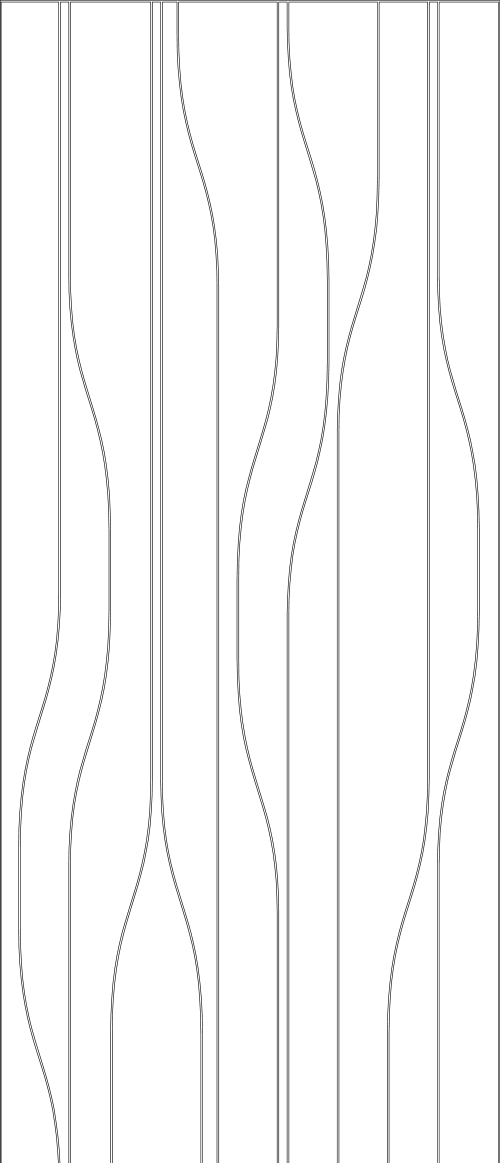
#> input picture backend/diamond.png, 2000 x 4650 px (shown at 1/4 size)
$ python deboss_engine.py --panel diamond.png
#> lines starting #> are read from the running program, lines starting #| are printed output that depends on the picture; after the words box and inside, x2 and y2 are one past the last pixel; in counts of white or black regions, pixels touching at a corner belong together
"""
Panel Deboss Engine — Product Configurator Utility
===================================================
Applies a realistic debossed / engraved 3D effect to any wall-panel
background using any line-pattern overlay.

Usage:
    python deboss_engine.py \
        --panel  panel_background.jpg \
        --pattern line_pattern.png \
        --output result.png \
        [--depth 1.0] \
        [--light-angle 135] \
        [--line-threshold 0.5] \
        [--groove-width 3.0] \
        [--highlight 0.25] \
        [--shadow 0.50] \
        [--bevel-width 6] \
        [--raised]

Arguments:
    --panel          Path to the panel/background image (jpg/png)
    --pattern        Path to the line pattern image (white bg, dark lines)
    --output         Output file path
    --depth          Overall depth multiplier (0.1–3.0, default 1.0)
    --light-angle    Light source angle in degrees (0=right, 90=top,
                     135=top-left, default 135)
    --line-threshold Sensitivity for detecting lines (0.0–1.0, default 0.5).
                     Lower = picks up fainter lines.
    --groove-width   Width of the deboss groove in pixels (1–20, default 3.0)
    --highlight      Highlight intensity (0.0–1.0, default 0.25)
    --shadow         Shadow intensity (0.0–1.0, default 0.50)
    --bevel-width    Bevel / spread width in pixels (1–30, default 6)
    --raised         Invert effect to create an embossed/raised look

Can also be imported as a module:

    from deboss_engine import apply_deboss_effect
    result = apply_deboss_effect(panel_path, pattern_path, **options)
    result.save("output.png")
"""

import argparse
import math
import sys
from pathlib import Path

import numpy as np
from PIL import Image, ImageFilter


# ── Line Detection ──────────────────────────────────────────────────────

def extract_line_mask(
    pattern: Image.Image,
    threshold: float = 0.5,
    target_size: tuple = None,
) -> Image.Image:
    """
    Detect lines from a pattern image.
    Expects dark lines on a light background.
    Returns a grayscale mask where white = line.
    """
    gray = pattern.convert("L")

    if target_size:
        gray = gray.resize(target_size, Image.LANCZOS)

    arr = np.array(gray).astype(float)

    # Normalize to 0-1
    lo, hi = arr.min(), arr.max()
    if hi - lo < 1:
        return Image.fromarray(np.zeros_like(arr, dtype=np.uint8))
    norm = (arr - lo) / (hi - lo)  # 0 = darkest, 1 = lightest

    # Auto-detect background tone so both image formats work correctly:
    #   median > 0.5 → light background with dark lines → invert to make lines bright
    #   median <= 0.5 → dark background with light lines → lines are already the bright part
    if np.median(norm) > 0.5:
        inv = 1.0 - norm   # dark lines on light bg → flip so lines → 1
    else:
        inv = norm          # light lines on dark bg → lines already → 1

    # Threshold: only pixels that are clearly lines (above the cutoff) are included.
    # This prevents near-background pixels from polluting the mask and
    # over-darkening the whole panel.
    mask = np.clip((inv - (1.0 - threshold)) / (threshold + 1e-6), 0, 1)

    # Boost contrast
    mask = np.power(mask, 0.7)

    return Image.fromarray((mask * 255).astype(np.uint8))


# ── Deboss / Emboss Core ────────────────────────────────────────────────

def apply_deboss_effect(
    panel_path: str,
    pattern_path: str,
    depth: float = 1.0,
    light_angle: float = 135.0,
    line_threshold: float = 0.5,
    groove_width: float = 3.0,
    highlight_intensity: float = 0.25,
    shadow_intensity: float = 0.50,
    bevel_width: int = 6,
    raised: bool = False,
) -> Image.Image:
    """
    Apply a debossed (or raised) 3D effect to a panel image using a
    line-pattern overlay.

    Returns the composited PIL Image (RGBA).
    """

    # Load images
    panel = Image.open(panel_path).convert("RGBA")
    pattern = Image.open(pattern_path)
    pw, ph = panel.size

    # 1. Extract lines ────────────────────────────────────────────────
    line_mask = extract_line_mask(pattern, threshold=line_threshold,
                                  target_size=(pw, ph))

    # If raised mode, we invert the lighting direction
    if raised:
        light_angle = (light_angle + 180) % 360

    # 2. Compute directional offsets from light angle ─────────────────
    rad = math.radians(light_angle)
    dx = -math.cos(rad)  # shadow falls opposite to light
    dy = math.sin(rad)   # PIL y-axis is inverted

    # Scale offsets by depth
    close_dist = groove_width * depth
    far_dist = bevel_width * depth

    shadow_offset = (int(round(dx * close_dist)), int(round(dy * close_dist)))
    highlight_offset = (int(round(-dx * close_dist * 0.7)),
                        int(round(-dy * close_dist * 0.7)))
    wide_shadow_offset = (int(round(dx * far_dist)), int(round(dy * far_dist)))
    wide_highlight_offset = (int(round(-dx * far_dist * 0.6)),
                             int(round(-dy * far_dist * 0.6)))

    # 3. Build shadow & highlight layers ──────────────────────────────
    blur_close = max(1, groove_width * depth)
    blur_wide = max(2, bevel_width * depth)

    def shift(img, offset):
        out = Image.new("L", (pw, ph), 0)
        out.paste(img, offset)
        return out

    # Close shadow
    shadow_blur = line_mask.filter(ImageFilter.GaussianBlur(radius=blur_close))
    shadow_layer = shift(shadow_blur, shadow_offset)
    shadow_arr = np.array(shadow_layer).astype(float) / 255.0

    # Close highlight
    hl_blur = line_mask.filter(
        ImageFilter.GaussianBlur(radius=blur_close * 0.8))
    highlight_layer = shift(hl_blur, highlight_offset)
    highlight_arr = np.array(highlight_layer).astype(float) / 255.0

    # Wide / bevel shadow
    wide_s_blur = line_mask.filter(
        ImageFilter.GaussianBlur(radius=blur_wide))
    wide_shadow_layer = shift(wide_s_blur, wide_shadow_offset)
    wide_shadow_arr = np.array(wide_shadow_layer).astype(float) / 255.0

    # Wide / bevel highlight
    wide_h_blur = line_mask.filter(
        ImageFilter.GaussianBlur(radius=blur_wide * 0.8))
    wide_highlight_layer = shift(wide_h_blur, wide_highlight_offset)
    wide_highlight_arr = np.array(wide_highlight_layer).astype(float) / 255.0

    # Groove center darkening
    groove_blur = line_mask.filter(
        ImageFilter.GaussianBlur(radius=max(1, groove_width * 0.6)))
    groove_arr = np.array(groove_blur).astype(float) / 255.0

    # 4. Emboss convolution for extra surface detail ──────────────────
    # Build kernel from light angle
    kx, ky = math.cos(rad), -math.sin(rad)
    kernel = [
        -kx - ky,   -ky,    kx - ky,
        -kx,         0,     kx,
        -kx + ky,    ky,    kx + ky,
    ]
    emboss_filter = ImageFilter.Kernel(
        size=(3, 3), kernel=kernel, scale=1, offset=128
    )
    resized_pattern = pattern.convert("L").resize((pw, ph), Image.LANCZOS)
    embossed = resized_pattern.filter(emboss_filter)
    emboss_arr = (np.array(embossed).astype(float) - 128) / 128.0

    # 5. Composite everything ─────────────────────────────────────────
    result = np.array(panel).astype(float)

    si = shadow_intensity * depth
    hi = highlight_intensity * depth

    for c in range(3):
        # Groove
        result[:, :, c] *= (1 - groove_arr * 0.35 * depth)
        # Close shadow
        result[:, :, c] *= (1 - shadow_arr * si)
        # Close highlight
        result[:, :, c] += (255 - result[:, :, c]) * highlight_arr * hi
        # Wide shadow
        result[:, :, c] *= (1 - wide_shadow_arr * si * 0.4)
        # Wide highlight
        result[:, :, c] += (255 - result[:, :, c]) * wide_highlight_arr * hi * 0.4
        # Emboss surface detail
        result[:, :, c] += result[:, :, c] * emboss_arr * 0.12 * depth

    result = np.clip(result, 0, 255).astype(np.uint8)
    return Image.fromarray(result)


# ── CLI ─────────────────────────────────────────────────────────────────

def main():
    _here = Path(__file__).parent
    _default_panel = str(
        _here / "static/images/flat-embossed-vmt/panels/vmd-rhythm-and-repeat/VMD-RR-007.jpg"
    )
    _default_pattern = str(_here / "diamond.png")
    _default_output = str(_here / "VMD-RR-007_debossed.png")

    parser = argparse.ArgumentParser(
        description="Apply debossed 3D effect to wall panels"
    )
    parser.add_argument("--panel", default=_default_panel,
                        help="Panel background image (default: VMD-RR-007.jpg)")
    parser.add_argument("--pattern", default=_default_pattern,
                        help="Line pattern image (default: diamond.png)")
    parser.add_argument("--output", default=_default_output,
                        help="Output file path (default: VMD-RR-007_debossed.png)")
    parser.add_argument("--depth", type=float, default=1.0,
                        help="Depth multiplier (0.1–3.0)")
    parser.add_argument("--light-angle", type=float, default=135.0,
                        help="Light angle in degrees (default 135 = top-left)")
    parser.add_argument("--line-threshold", type=float, default=0.5,
                        help="Line detection sensitivity (0–1)")
    parser.add_argument("--groove-width", type=float, default=3.0,
                        help="Groove width in px")
    parser.add_argument("--highlight", type=float, default=0.25,
                        help="Highlight intensity (0–1)")
    parser.add_argument("--shadow", type=float, default=0.50,
                        help="Shadow intensity (0–1)")
    parser.add_argument("--bevel-width", type=int, default=6,
                        help="Bevel spread width in px")
    parser.add_argument("--raised", action="store_true",
                        help="Invert to embossed/raised effect")

    args = parser.parse_args()

    print(f"Panel:   {args.panel}")
    print(f"Pattern: {args.pattern}")
    print(f"Depth:   {args.depth}  |  Light: {args.light_angle}°")
    print(f"Mode:    {'RAISED' if args.raised else 'DEBOSSED'}")
    print()

    result = apply_deboss_effect(
        panel_path=args.panel,
        pattern_path=args.pattern,
        depth=args.depth,
        light_angle=args.light_angle,
        line_threshold=args.line_threshold,
        groove_width=args.groove_width,
        highlight_intensity=args.highlight,
        shadow_intensity=args.shadow,
        bevel_width=args.bevel_width,
        raised=args.raised,
    )
#> in apply_deboss_effect, panel is the input picture: PIL image 2000x4650 RGBA; mean R, G, B, A 0.2, 0.3, 0.3, 7.7
#> in extract_line_mask, `gray = pattern.convert("L")`:
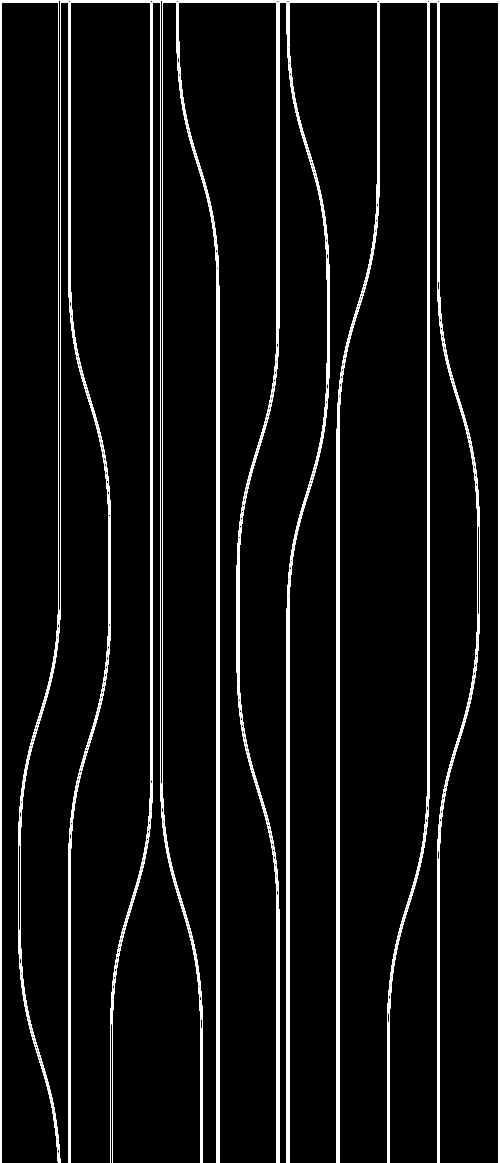
#> gray: PIL image 2000x4650 L (shown at 1/4 size); values 0 (black) and 7 (white), 4.1% white; 11 white regions, largest, box (x1, y1, x2, y2) and area: (0, 0, 1999, 4650) 63161, (713, 7, 1110, 4650) 33965, (280, 7, 605, 4650) 33050
#> in extract_line_mask, `lo, hi = arr.min(), arr.max()`: lo = 0; hi = 7
#> in apply_deboss_effect, `shadow_blur = line_mask.filter(ImageFilter.GaussianBlur(radius=blur_cl..`:
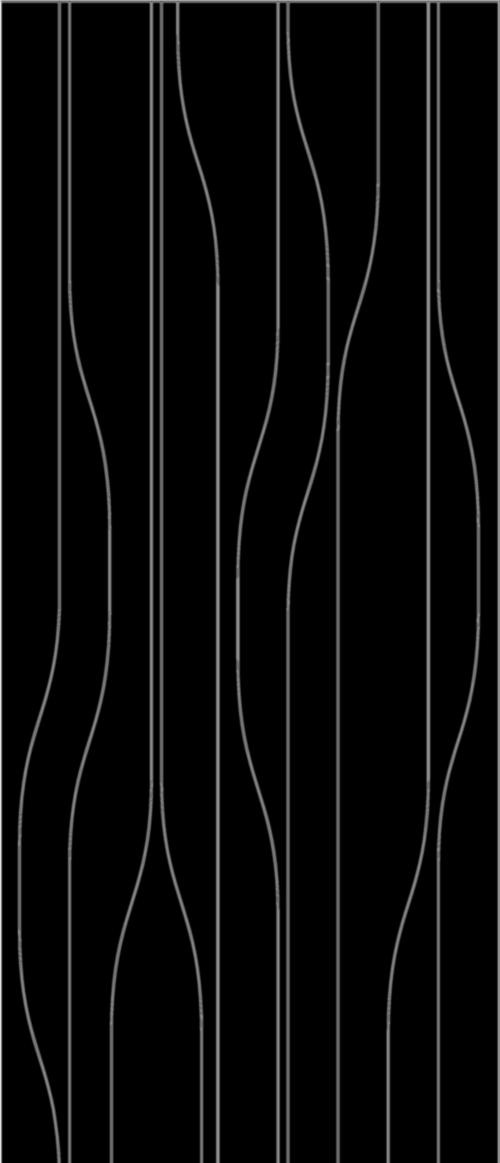
#> shadow_blur: PIL image 2000x4650 L (shown at 1/4 size); min 0, max 245, mean 10.3
#> in shift, `out = Image.new("L", (pw, ph), 0)`: out: PIL image 2000x4650 L; every value is 0
#> in apply_deboss_effect, `wide_s_blur = line_mask.filter( ImageFilter.GaussianBlur(radius=blur_w..`:
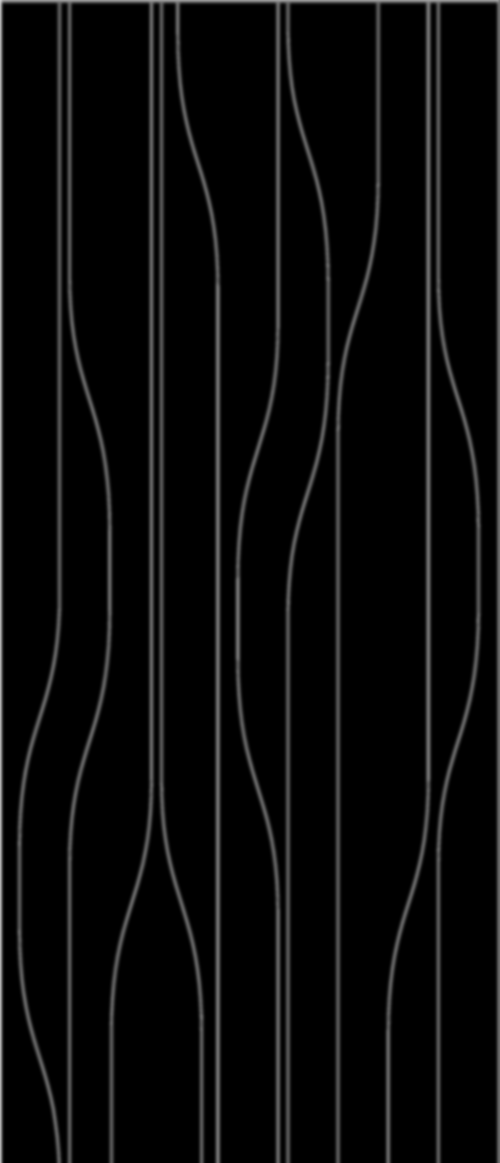
#> wide_s_blur: PIL image 2000x4650 L (shown at 1/4 size); min 0, max 210, mean 10.2
#> call 3 of shift, with offset = (4, 4)
#> in shift (call 3), `out.paste(img, offset)`:
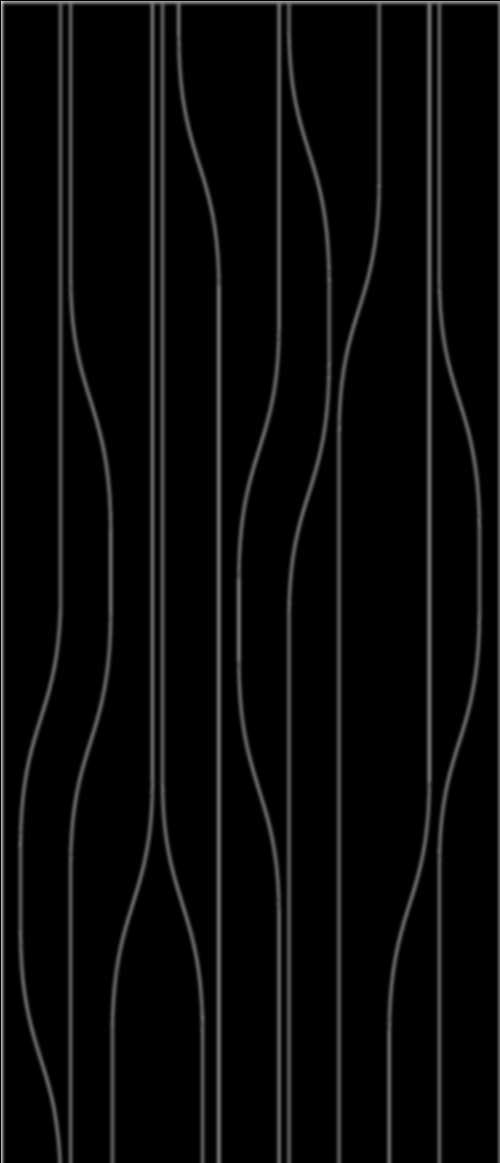
#> out: PIL image 2000x4650 L (shown at 1/4 size); min 0, max 210, mean 10
#> call 4 of shift, with offset = (-3, -3)
#> in shift (call 4), `out.paste(img, offset)`:
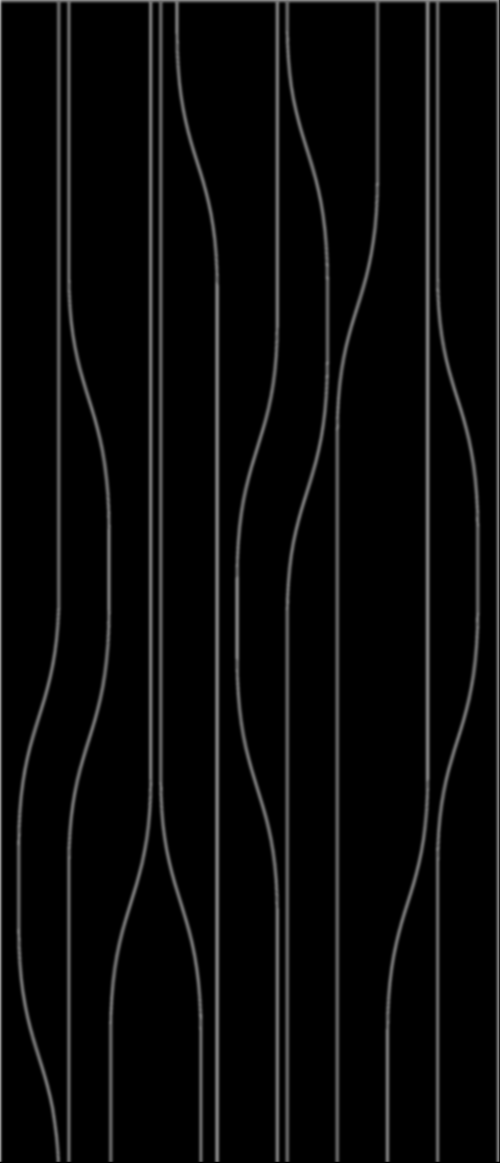
#> out: PIL image 2000x4650 L (shown at 1/4 size); min 0, max 197, mean 9.8
#> in apply_deboss_effect, `embossed = resized_pattern.filter(emboss_filter)`:
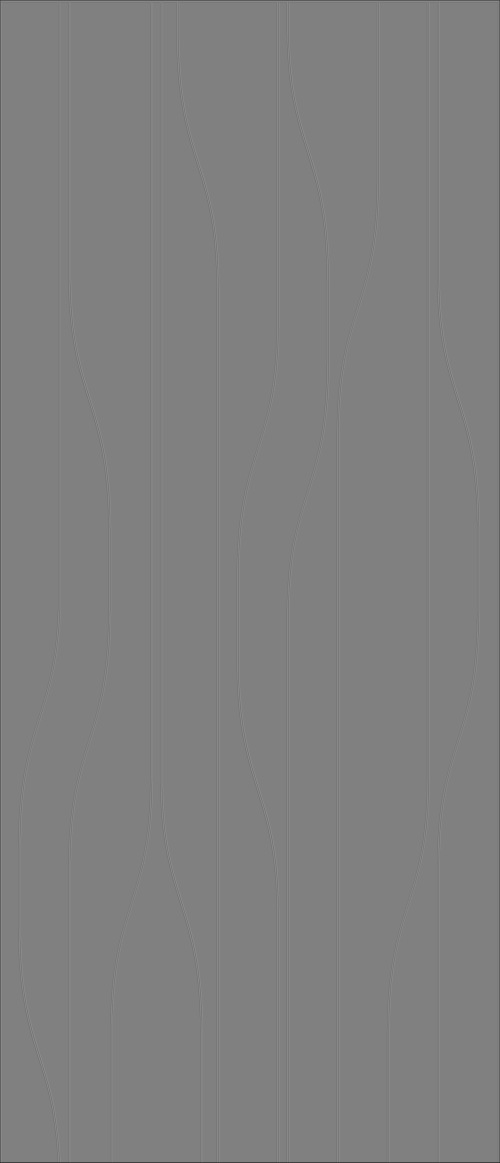
#> embossed: PIL image 2000x4650 L (shown at 1/4 size); min 0, max 148, mean 127.8
#> in apply_deboss_effect, `emboss_arr = (np.array(embossed).astype(float) - 128) / 128.0`:
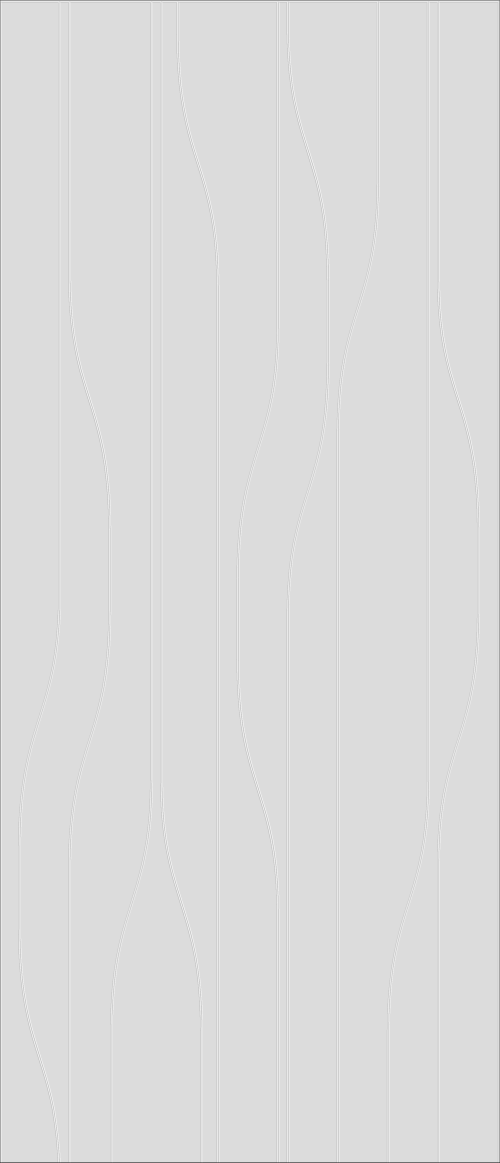
#> emboss_arr: shape (4650, 2000) float64 (shown at 1/4 size); min -1, max 0.156, mean -0.00138; drawn with min black and max white

    out = Path(args.output)
    result.save(str(out), quality=95)
    print(f"Saved → {out}  ({result.size[0]}×{result.size[1]})")
#| Saved → backend/VMD-RR-007_debossed.png  (2000×4650)


if __name__ == "__main__":
    main()
